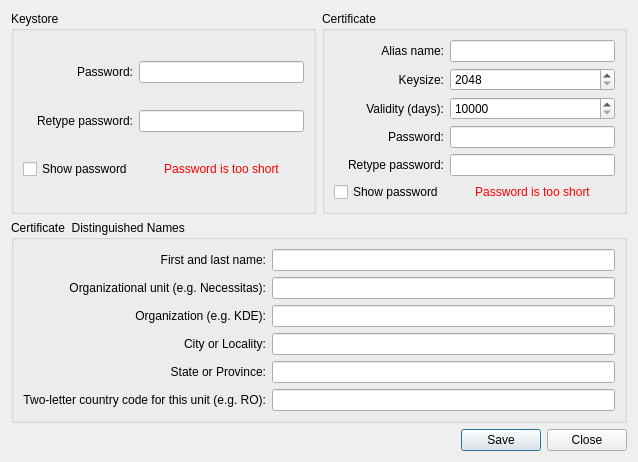
<?xml version="1.0" encoding="UTF-8"?>
<ui version="4.0">
 <class>AndroidCreateKeystoreCertificate</class>
 <widget class="QDialog" name="AndroidCreateKeystoreCertificate">
  <property name="geometry">
   <rect>
    <x>0</x>
    <y>0</y>
    <width>638</width>
    <height>429</height>
   </rect>
  </property>
  <property name="windowTitle">
   <string>Create a keystore and a cetificate</string>
  </property>
  <layout class="QGridLayout" name="gridLayout_4">
   <item row="0" column="0">
    <widget class="QGroupBox" name="groupBox">
     <property name="title">
      <string>Keystore</string>
     </property>
     <layout class="QGridLayout" name="gridLayout">
      <item row="0" column="0">
       <widget class="QLabel" name="label">
        <property name="text">
         <string>Password:</string>
        </property>
        <property name="alignment">
         <set>Qt::AlignRight|Qt::AlignTrailing|Qt::AlignVCenter</set>
        </property>
       </widget>
      </item>
      <item row="0" column="1">
       <widget class="QLineEdit" name="keystorePassLineEdit">
        <property name="echoMode">
         <enum>QLineEdit::Password</enum>
        </property>
       </widget>
      </item>
      <item row="1" column="0">
       <widget class="QLabel" name="label_2">
        <property name="text">
         <string>Retype password:</string>
        </property>
        <property name="alignment">
         <set>Qt::AlignRight|Qt::AlignTrailing|Qt::AlignVCenter</set>
        </property>
       </widget>
      </item>
      <item row="1" column="1">
       <widget class="QLineEdit" name="keystoreRetypePassLineEdit">
        <property name="echoMode">
         <enum>QLineEdit::Password</enum>
        </property>
       </widget>
      </item>
      <item row="2" column="0">
       <widget class="QCheckBox" name="keystoreShowPassCheckBox">
        <property name="text">
         <string>Show password</string>
        </property>
       </widget>
      </item>
      <item row="2" column="1">
       <widget class="QLabel" name="keystorePassInfoLabel">
        <property name="text">
         <string>&lt;span style=&quot; color:#ff0000;&quot;&gt;Password is too short&lt;/span&gt;</string>
        </property>
        <property name="textFormat">
         <enum>Qt::RichText</enum>
        </property>
        <property name="alignment">
         <set>Qt::AlignCenter</set>
        </property>
       </widget>
      </item>
     </layout>
    </widget>
   </item>
   <item row="0" column="1">
    <widget class="QGroupBox" name="groupBox_3">
     <property name="title">
      <string>Certificate</string>
     </property>
     <layout class="QGridLayout" name="gridLayout_2">
      <item row="0" column="0">
       <widget class="QLabel" name="label_11">
        <property name="text">
         <string>Alias name:</string>
        </property>
        <property name="alignment">
         <set>Qt::AlignRight|Qt::AlignTrailing|Qt::AlignVCenter</set>
        </property>
       </widget>
      </item>
      <item row="0" column="1">
       <widget class="QLineEdit" name="aliasNameLineEdit">
        <property name="inputMask">
         <string>Aaaaaaaa; </string>
        </property>
        <property name="maxLength">
         <number>8</number>
        </property>
       </widget>
      </item>
      <item row="1" column="0">
       <widget class="QLabel" name="label_12">
        <property name="text">
         <string>Keysize:</string>
        </property>
        <property name="alignment">
         <set>Qt::AlignRight|Qt::AlignTrailing|Qt::AlignVCenter</set>
        </property>
       </widget>
      </item>
      <item row="1" column="1">
       <widget class="QSpinBox" name="keySizeSpinBox">
        <property name="minimum">
         <number>2048</number>
        </property>
        <property name="maximum">
         <number>2097152</number>
        </property>
       </widget>
      </item>
      <item row="2" column="0">
       <widget class="QLabel" name="label_13">
        <property name="text">
         <string>Validity (days):</string>
        </property>
        <property name="alignment">
         <set>Qt::AlignRight|Qt::AlignTrailing|Qt::AlignVCenter</set>
        </property>
       </widget>
      </item>
      <item row="2" column="1">
       <widget class="QSpinBox" name="validitySpinBox">
        <property name="minimum">
         <number>10000</number>
        </property>
        <property name="maximum">
         <number>100000</number>
        </property>
       </widget>
      </item>
      <item row="3" column="0">
       <widget class="QLabel" name="label_17">
        <property name="text">
         <string>Password:</string>
        </property>
        <property name="alignment">
         <set>Qt::AlignRight|Qt::AlignTrailing|Qt::AlignVCenter</set>
        </property>
       </widget>
      </item>
      <item row="3" column="1">
       <widget class="QLineEdit" name="certificatePassLineEdit">
        <property name="echoMode">
         <enum>QLineEdit::Password</enum>
        </property>
       </widget>
      </item>
      <item row="4" column="0">
       <widget class="QLabel" name="label_18">
        <property name="text">
         <string>Retype password:</string>
        </property>
        <property name="alignment">
         <set>Qt::AlignRight|Qt::AlignTrailing|Qt::AlignVCenter</set>
        </property>
       </widget>
      </item>
      <item row="4" column="1">
       <widget class="QLineEdit" name="certificateRetypePassLineEdit">
        <property name="echoMode">
         <enum>QLineEdit::Password</enum>
        </property>
       </widget>
      </item>
      <item row="5" column="0">
       <widget class="QCheckBox" name="certificateShowPassCheckBox">
        <property name="text">
         <string>Show password</string>
        </property>
       </widget>
      </item>
      <item row="5" column="1">
       <widget class="QLabel" name="certificatePassInfoLabel">
        <property name="text">
         <string>&lt;span style=&quot; color:#ff0000;&quot;&gt;Password is too short&lt;/span&gt;</string>
        </property>
        <property name="textFormat">
         <enum>Qt::RichText</enum>
        </property>
        <property name="alignment">
         <set>Qt::AlignCenter</set>
        </property>
       </widget>
      </item>
     </layout>
    </widget>
   </item>
   <item row="1" column="0" colspan="2">
    <widget class="QGroupBox" name="groupBox_2">
     <property name="title">
      <string>Certificate  Distinguished Names</string>
     </property>
     <layout class="QGridLayout" name="gridLayout_3">
      <item row="0" column="0">
       <widget class="QLabel" name="label_5">
        <property name="text">
         <string>First and last name:</string>
        </property>
        <property name="alignment">
         <set>Qt::AlignRight|Qt::AlignTrailing|Qt::AlignVCenter</set>
        </property>
       </widget>
      </item>
      <item row="0" column="1">
       <widget class="QLineEdit" name="commonNameLineEdit"/>
      </item>
      <item row="1" column="0">
       <widget class="QLabel" name="label_6">
        <property name="text">
         <string>Organizational unit (e.g. Necessitas):</string>
        </property>
        <property name="alignment">
         <set>Qt::AlignRight|Qt::AlignTrailing|Qt::AlignVCenter</set>
        </property>
       </widget>
      </item>
      <item row="1" column="1">
       <widget class="QLineEdit" name="organizationUnitLineEdit"/>
      </item>
      <item row="2" column="0">
       <widget class="QLabel" name="label_7">
        <property name="text">
         <string>Organization (e.g. KDE):</string>
        </property>
        <property name="alignment">
         <set>Qt::AlignRight|Qt::AlignTrailing|Qt::AlignVCenter</set>
        </property>
       </widget>
      </item>
      <item row="2" column="1">
       <widget class="QLineEdit" name="organizationNameLineEdit"/>
      </item>
      <item row="3" column="0">
       <widget class="QLabel" name="label_8">
        <property name="text">
         <string>City or Locality:</string>
        </property>
        <property name="alignment">
         <set>Qt::AlignRight|Qt::AlignTrailing|Qt::AlignVCenter</set>
        </property>
       </widget>
      </item>
      <item row="3" column="1">
       <widget class="QLineEdit" name="localityNameLineEdit"/>
      </item>
      <item row="4" column="0">
       <widget class="QLabel" name="label_9">
        <property name="text">
         <string>State or Province:</string>
        </property>
        <property name="alignment">
         <set>Qt::AlignRight|Qt::AlignTrailing|Qt::AlignVCenter</set>
        </property>
       </widget>
      </item>
      <item row="4" column="1">
       <widget class="QLineEdit" name="stateNameLineEdit"/>
      </item>
      <item row="5" column="0">
       <widget class="QLabel" name="label_10">
        <property name="text">
         <string>Two-letter country code for this unit (e.g. RO):</string>
        </property>
        <property name="alignment">
         <set>Qt::AlignRight|Qt::AlignTrailing|Qt::AlignVCenter</set>
        </property>
       </widget>
      </item>
      <item row="5" column="1">
       <widget class="QLineEdit" name="countryLineEdit">
        <property name="inputMask">
         <string>&gt;AA; </string>
        </property>
        <property name="maxLength">
         <number>2</number>
        </property>
       </widget>
      </item>
     </layout>
    </widget>
   </item>
   <item row="2" column="0" colspan="2">
    <widget class="QDialogButtonBox" name="buttonBox">
     <property name="orientation">
      <enum>Qt::Horizontal</enum>
     </property>
     <property name="standardButtons">
      <set>QDialogButtonBox::Close|QDialogButtonBox::Save</set>
     </property>
    </widget>
   </item>
  </layout>
 </widget>
 <resources/>
 <connections>
  <connection>
   <sender>buttonBox</sender>
   <signal>rejected()</signal>
   <receiver>AndroidCreateKeystoreCertificate</receiver>
   <slot>reject()</slot>
   <hints>
    <hint type="sourcelabel">
     <x>320</x>
     <y>422</y>
    </hint>
    <hint type="destinationlabel">
     <x>286</x>
     <y>274</y>
    </hint>
   </hints>
  </connection>
  <connection>
   <sender>keystorePassLineEdit</sender>
   <signal>editingFinished()</signal>
   <receiver>keystoreRetypePassLineEdit</receiver>
   <slot>setFocus()</slot>
   <hints>
    <hint type="sourcelabel">
     <x>201</x>
     <y>48</y>
    </hint>
    <hint type="destinationlabel">
     <x>213</x>
     <y>75</y>
    </hint>
   </hints>
  </connection>
 </connections>
</ui>
